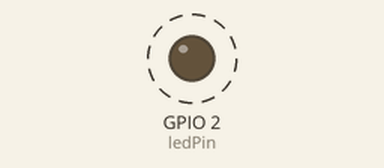
Bench run of a program on a simulated ESP8266 board running MicroPython. Parts: output pins drawn as LEDs (lit = HIGH, except the on-board LED, lit = LOW). Dashed ring = blinking. The clock reads 2024-03-15 10:24:30 at power-on unless the program sets it.

Above: at 0.5 s.
Timing chart, 0 to 4.6 s (numbered marks = the images above):
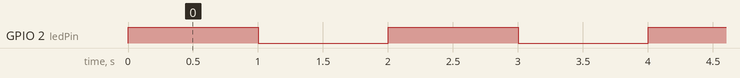

The program:

BlinkWithoutDelay.py
```python
import machine
import time

ledPin = machine.Pin(2, machine.Pin.OUT)
ledState = 0

previousMillis = 0
interval = 1000

while(True):
    currentMillies = int(round(time.time() * 1000))
    if((currentMillies-previousMillis) >= interval):
        previousMillis = currentMillies
        if(ledState == 0):
            ledState = 1
        else:
            ledState = 0
        ledPin.value(ledState)
```

Measured:
- by itself, GPIO 2 (ledPin): alternates HIGH for 1.0 s and LOW for 1.0 s
